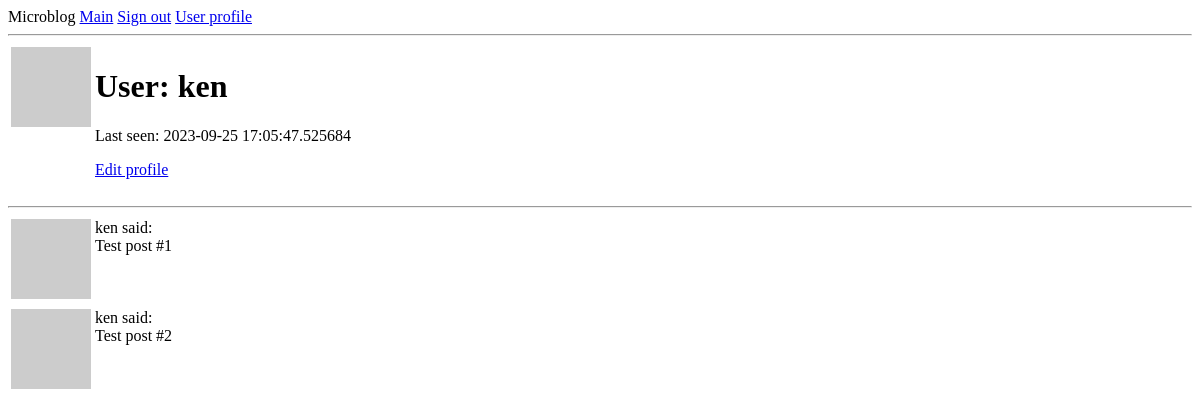
The app's page /user/ken (signed in), older data.
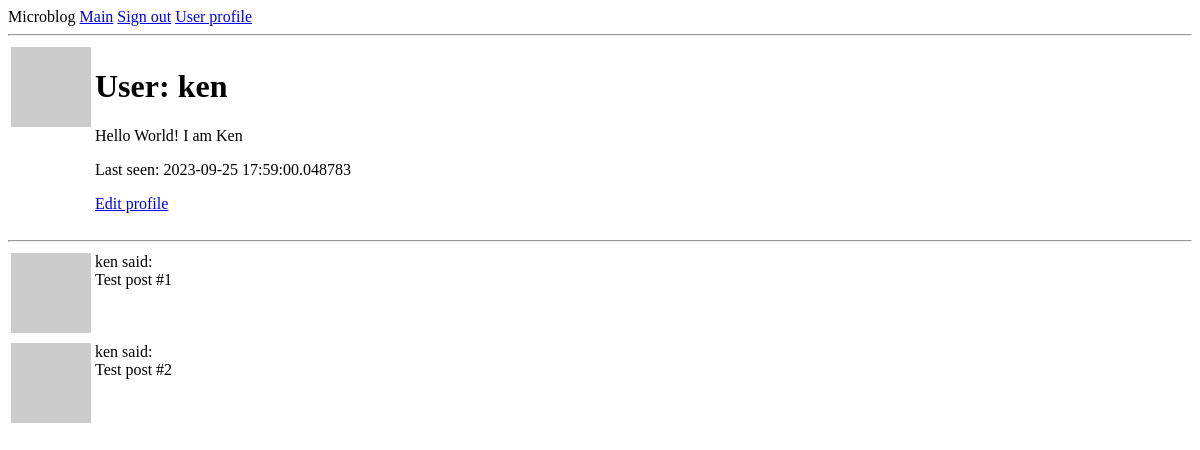
The same page, newer data.
### app/models.py (models this page shows, shortened)
class User(db.Model, UserMixin):
    id = db.Column(db.Integer, primary_key=True)
    username = db.Column(db.String(64), index = True, unique = True)
    email = db.Column(db.String(120), index = True, unique = True)
    password_hash = db.Column(db.String(128))
    posts = db.relationship('Post', backref='author', lazy='dynamic')
    about_me = db.Column(db.String(140))
    last_seen = db.Column(db.DateTime, default = datetime.utcnow)
    def avatar(self, size):
        digest = md5(self.email.lower().encode('utf-8')).hexdigest()
        return 'https://www.gravatar.com/avatar/{}?d=identicon&s={}'.format(digest, size)

### app/routes.py (the view)
@app.route('/user/<username>')
@login_required
def user(username):
    user = User.query.filter_by(username=username).first_or_404()
    posts = [
        {'author': user, 'body': 'Test post #1'},
        {'author': user, 'body': 'Test post #2'}
    ]
    return render_template('user.html', user=user, posts=posts)

### app/models.py (called while the page is built)
@login.user_loader
def load_user(id):
    return User.query.get(int(id))

### app/routes.py (called while the page is built)
@app.before_request
def before_request():
    if current_user.is_authenticated:
        current_user.last_seen = datetime.utcnow()
        db.session.commit()

### app/templates/user.html
{% extends 'base.html' %}
{% block content %}
    <table>
        <tr valign="top">
            <td><img src="{{ user.avatar(164) }}"></td>
            <td>
                <h1>User: {{ user.username }}</h1>
                {% if user.about_me %}<p>{{ user.about_me }}</p>{% endif %}
                {% if user.last_seen %}<p>Last seen: {{ user.last_seen }}</p>{% endif %}
                {% if user == current_user %}
                <p><a href="{{ url_for('edit_profile') }}">Edit profile</a></p>
                {% endif %}
            </td>
        </tr>
    </table>
    <hr>
    {% for post in posts %}
        {% include '_post.html' %}
    {% endfor %}
{% endblock %}

### app/templates/base.html (shortened to what this page needs)
<!DOCTYPE html>
<html lang="en">
<head>
</head>
<body>
    <div>Microblog
        <a href="{{ url_for('index') }}">Main</a>
        {% if current_user.is_anonymous %}
        <a href="{{ url_for('login') }}">Sign in</a>
        {% else %}
        <a href="{{ url_for('logout') }}">Sign out</a>
        <a href="{{ url_for('user', username=current_user.username) }}">User profile</a>
        {% endif %}
    </div>
    <hr>
    {% block content %}
    {% endblock %}
</body>
</html>

### app/templates/_post.html
<table>
    <tr valign='top'>
        <td><img src="{{ post.author.avatar(32) }}"></td>
        <td>{{ post.author.username }} said: <br> {{ post.body }}</td>
    </tr>
</table>

Row changes from the older to the newer data that the page shows:
changed User "ken": about_me (not shown) → "Hello World! I am Ken"; last_seen "2023-09-25 17:05:47.525684" → "2023-09-25 17:59:00.048783"
